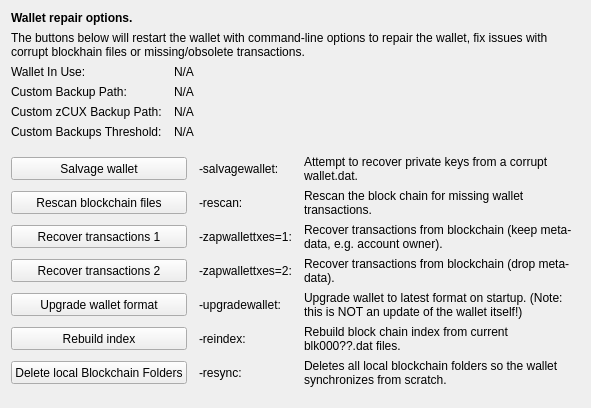
     <widget class="QWidget" name="tab_repair">
      <attribute name="title">
       <string>&amp;Wallet Repair</string>
      </attribute>
      <layout class="QGridLayout" name="gridLayout_4" columnstretch="0,0,0,0">
       <property name="horizontalSpacing">
        <number>12</number>
       </property>
       <item row="0" column="0" colspan="4">
        <widget class="QLabel" name="label_repair_header">
         <property name="font">
          <font>
           <weight>75</weight>
           <bold>true</bold>
          </font>
         </property>
         <property name="text">
          <string>Wallet repair options.</string>
         </property>
        </widget>
       </item>
       <item row="1" column="0" colspan="4">
        <widget class="QLabel" name="label_repair_helptext">
         <property name="font">
          <font>
           <weight>50</weight>
           <bold>false</bold>
          </font>
         </property>
         <property name="text">
          <string>The buttons below will restart the wallet with command-line options to repair the wallet, fix issues with corrupt blockhain files or missing/obsolete transactions.</string>
         </property>
         <property name="wordWrap">
          <bool>true</bool>
         </property>
        </widget>
       </item>
       <item row="2" column="0">
        <widget class="QLabel" name="wallet_path_label">
         <property name="text">
          <string>Wallet In Use:</string>
         </property>
        </widget>
       </item>
       <item row="2" column="1" colspan="3">
        <widget class="QLabel" name="wallet_path">
         <property name="cursor">
          <cursorShape>IBeamCursor</cursorShape>
         </property>
         <property name="text">
          <string>N/A</string>
         </property>
         <property name="textFormat">
          <enum>Qt::PlainText</enum>
         </property>
         <property name="textInteractionFlags">
          <set>Qt::LinksAccessibleByMouse|Qt::TextSelectableByKeyboard|Qt::TextSelectableByMouse</set>
         </property>
        </widget>
       </item>
       <item row="3" column="0">
        <widget class="QLabel" name="wallet_custombackuppath_label">
         <property name="text">
          <string>Custom Backup Path:</string>
         </property>
         <property name="visible">
          <bool>false</bool>
         </property>
        </widget>
       </item>
       <item row="3" column="1" colspan="3">
        <widget class="QLabel" name="wallet_custombackuppath">
         <property name="cursor">
          <cursorShape>IBeamCursor</cursorShape>
         </property>
         <property name="text">
          <string>N/A</string>
         </property>
         <property name="textFormat">
          <enum>Qt::PlainText</enum>
         </property>
         <property name="textInteractionFlags">
          <set>Qt::LinksAccessibleByMouse|Qt::TextSelectableByKeyboard|Qt::TextSelectableByMouse</set>
         </property>
         <property name="visible">
          <bool>false</bool>
         </property>
        </widget>
       </item>
       <item row="4" column="0">
        <widget class="QLabel" name="wallet_customzcuxbackuppath_label">
         <property name="text">
          <string>Custom zCUX Backup Path:</string>
         </property>
         <property name="visible">
          <bool>false</bool>
         </property>
        </widget>
       </item>
       <item row="4" column="1" colspan="3">
        <widget class="QLabel" name="wallet_customzcuxbackuppath">
         <property name="cursor">
          <cursorShape>IBeamCursor</cursorShape>
         </property>
         <property name="text">
          <string>N/A</string>
         </property>
         <property name="textFormat">
          <enum>Qt::PlainText</enum>
         </property>
         <property name="textInteractionFlags">
          <set>Qt::LinksAccessibleByMouse|Qt::TextSelectableByKeyboard|Qt::TextSelectableByMouse</set>
         </property>
         <property name="visible">
          <bool>false</bool>
         </property>
        </widget>
       </item>
       <item row="5" column="0">
        <widget class="QLabel" name="wallet_custombackupthreshold_label">
         <property name="text">
          <string>Custom Backups Threshold:</string>
         </property>
         <property name="visible">
          <bool>false</bool>
         </property>
        </widget>
       </item>
       <item row="5" column="1" colspan="3">
        <widget class="QLabel" name="wallet_custombackupthreshold">
         <property name="cursor">
          <cursorShape>IBeamCursor</cursorShape>
         </property>
         <property name="text">
          <string>N/A</string>
         </property>
         <property name="textFormat">
          <enum>Qt::PlainText</enum>
         </property>
         <property name="textInteractionFlags">
          <set>Qt::LinksAccessibleByMouse|Qt::TextSelectableByKeyboard|Qt::TextSelectableByMouse</set>
         </property>
         <property name="visible">
          <bool>false</bool>
         </property>
        </widget>
       </item>
       <item row="6" column="0">
        <spacer name="verticalSpacer_repair1">
         <property name="orientation">
          <enum>Qt::Vertical</enum>
         </property>
         <property name="sizeHint" stdset="0">
          <size>
           <width>10</width>
           <height>10</height>
          </size>
         </property>
        </spacer>
       </item>
       <item row="7" column="0" colspan="2">
        <widget class="QPushButton" name="btn_salvagewallet">
         <property name="minimumSize">
          <size>
           <width>100</width>
           <height>23</height>
          </size>
         </property>
         <property name="text">
          <string>Salvage wallet</string>
         </property>
        </widget>
       </item>
       <item row="7" column="2">
        <widget class="QLabel" name="label_repair_salvage_command">
         <property name="text">
          <string notr="true">-salvagewallet:</string>
         </property>
        </widget>
       </item>
       <item row="7" column="3">
        <widget class="QLabel" name="label_repair_salvage">
         <property name="text">
          <string>Attempt to recover private keys from a corrupt wallet.dat.</string>
         </property>
         <property name="wordWrap">
          <bool>true</bool>
         </property>
        </widget>
       </item>
       <item row="8" column="0" colspan="2">
        <widget class="QPushButton" name="btn_rescan">
         <property name="minimumSize">
          <size>
           <width>100</width>
           <height>23</height>
          </size>
         </property>
         <property name="text">
          <string>Rescan blockchain files</string>
         </property>
        </widget>
       </item>
       <item row="8" column="2">
        <widget class="QLabel" name="label_repair_rescan_command">
         <property name="text">
          <string notr="true">-rescan:</string>
         </property>
        </widget>
       </item>
       <item row="8" column="3">
        <widget class="QLabel" name="label_repair_rescan">
         <property name="text">
          <string>Rescan the block chain for missing wallet transactions.</string>
         </property>
         <property name="wordWrap">
          <bool>true</bool>
         </property>
        </widget>
       </item>
       <item row="9" column="0" colspan="2">
        <widget class="QPushButton" name="btn_zapwallettxes1">
         <property name="minimumSize">
          <size>
           <width>100</width>
           <height>23</height>
          </size>
         </property>
         <property name="text">
          <string>Recover transactions 1</string>
         </property>
        </widget>
       </item>
       <item row="9" column="2">
        <widget class="QLabel" name="label_repair_zap1_command">
         <property name="text">
          <string notr="true">-zapwallettxes=1:</string>
         </property>
        </widget>
       </item>
       <item row="9" column="3">
        <widget class="QLabel" name="label_repair_zap1">
         <property name="text">
          <string>Recover transactions from blockchain (keep meta-data, e.g. account owner).</string>
         </property>
         <property name="wordWrap">
          <bool>true</bool>
         </property>
        </widget>
       </item>
       <item row="10" column="0" colspan="2">
        <widget class="QPushButton" name="btn_zapwallettxes2">
         <property name="minimumSize">
          <size>
           <width>100</width>
           <height>23</height>
          </size>
         </property>
         <property name="text">
          <string>Recover transactions 2</string>
         </property>
        </widget>
       </item>
       <item row="10" column="2">
        <widget class="QLabel" name="label_repair_zap2_command">
         <property name="text">
          <string notr="true">-zapwallettxes=2:</string>
         </property>
        </widget>
       </item>
       <item row="10" column="3">
        <widget class="QLabel" name="label_repair_zap2">
         <property name="text">
          <string>Recover transactions from blockchain (drop meta-data).</string>
         </property>
         <property name="wordWrap">
          <bool>true</bool>
         </property>
        </widget>
       </item>
       <item row="11" column="0" colspan="2">
        <widget class="QPushButton" name="btn_upgradewallet">
         <property name="minimumSize">
          <size>
           <width>100</width>
           <height>23</height>
          </size>
         </property>
         <property name="text">
          <string>Upgrade wallet format</string>
         </property>
        </widget>
       </item>
       <item row="11" column="2">
        <widget class="QLabel" name="label_repair_upgrade_command">
         <property name="text">
          <string notr="true">-upgradewallet:</string>
         </property>
        </widget>
       </item>
       <item row="11" column="3">
        <widget class="QLabel" name="label_repair_upgrade">
         <property name="text">
          <string>Upgrade wallet to latest format on startup. (Note: this is NOT an update of the wallet itself!)</string>
         </property>
         <property name="wordWrap">
          <bool>true</bool>
         </property>
        </widget>
       </item>
       <item row="12" column="0" colspan="2">
        <widget class="QPushButton" name="btn_reindex">
         <property name="minimumSize">
          <size>
           <width>100</width>
           <height>23</height>
          </size>
         </property>
         <property name="text">
          <string>Rebuild index</string>
         </property>
        </widget>
       </item>
       <item row="12" column="2">
        <widget class="QLabel" name="label_repair_reindex_command">
         <property name="text">
          <string notr="true">-reindex:</string>
         </property>
        </widget>
       </item>
       <item row="12" column="3">
        <widget class="QLabel" name="label_repair_reindex">
         <property name="text">
          <string>Rebuild block chain index from current blk000??.dat files.</string>
         </property>
         <property name="wordWrap">
          <bool>true</bool>
         </property>
        </widget>
       </item>
       <item row="13" column="0" colspan="2">
        <widget class="QPushButton" name="btn_resync">
         <property name="minimumSize">
          <size>
           <width>100</width>
           <height>23</height>
          </size>
         </property>
         <property name="text">
          <string>Delete local Blockchain Folders</string>
         </property>
        </widget>
       </item>
       <item row="13" column="2">
        <widget class="QLabel" name="label_repair_resync_command">
         <property name="text">
          <string>-resync:</string>
         </property>
        </widget>
       </item>
       <item row="13" column="3">
        <widget class="QLabel" name="label_repair_resync">
         <property name="text">
          <string>Deletes all local blockchain folders so the wallet synchronizes from scratch.</string>
         </property>
         <property name="wordWrap">
          <bool>true</bool>
         </property>
        </widget>
       </item>
       <item row="14" column="0">
        <spacer name="verticalSpacer_repair2">
         <property name="orientation">
          <enum>Qt::Vertical</enum>
         </property>
         <property name="sizeHint" stdset="0">
          <size>
           <width>20</width>
           <height>10</height>
          </size>
         </property>
        </spacer>
       </item>
      </layout>
     </widget>
